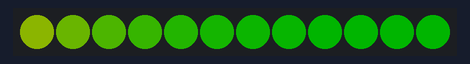
Simulated run of this sketch. Board: Arduino Mega 2560, built with avr-gcc and run on an emulated ATmega2560. Shown: 12 RGB LEDs in strip order, left to right. Dim RGB values are drawn brighter than linear.

Above: at 0.09 s.
At 5.22 s:
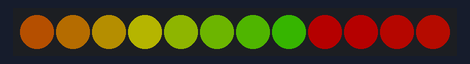
At 10.01 s:
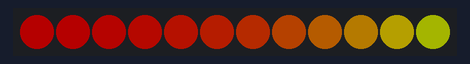
At 19.93 s:
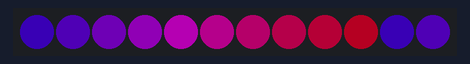
At 29.85 s:
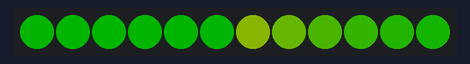
At 39.77 s:
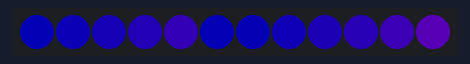

The sketch:

StatusLight.ino
```cpp
// (licence header left out)
#include <Adafruit_NeoPixel.h>

#define LED_PIN     6
#define NUM_LEDS    12
#define BRIGHTNESS  64
#define COLOR_CYCLE_INTERVAL 5000

Adafruit_NeoPixel strip(NUM_LEDS, LED_PIN, NEO_GRB + NEO_KHZ800);

struct HueRange {
  const char* name;
  uint16_t hueMin;
  uint16_t hueMax;
};

HueRange themes[] = {
  { "Red",          12000, 25000 },
  { "Green",        0,     15000 },
  { "Blue",         45000, 55000 },
  { "Light Blue",   50000, 60000 },
  { "Purple",       30000, 40000 }
};

const uint8_t NUM_THEMES = sizeof(themes) / sizeof(themes[0]);
uint8_t currentTheme = 0;

void setup() {
  strip.begin();
  strip.setBrightness(BRIGHTNESS);
  strip.show();
}

void loop() {
  static uint32_t lastSwitchTime = 0;
  static uint16_t startHue = 0;
  uint32_t now = millis();

  if (now - lastSwitchTime > COLOR_CYCLE_INTERVAL) {
    currentTheme = (currentTheme + 1) % NUM_THEMES;
    lastSwitchTime = now;
  }

  drawHSVTheme(startHue, 150);
  startHue += 256;
}

void drawHSVTheme(uint16_t startHue, uint8_t wait) {
  HueRange theme = themes[currentTheme];
  uint16_t hueRange = theme.hueMax - theme.hueMin;

  for (int i = 0; i < strip.numPixels(); i++) {
    uint16_t hue = theme.hueMin + ((startHue + i * 1000) % hueRange);
    uint32_t color = strip.gamma32(strip.ColorHSV(hue, 255, 255));
    strip.setPixelColor(i, color);
  }

  strip.show();
  delay(wait);
}
```
